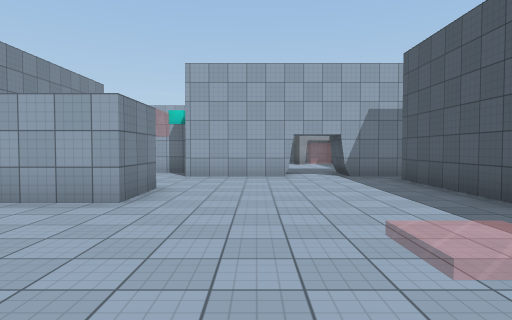
[1] (above)

20 first-person views from a walk through a scene from a Unity 3-D project. The camera is 1.5 m above the floor, tilts 2° down and sees 75° across. The floor is counted in squares, 2 m on a side. Each view is taken from the middle of a square. On the plan, view 1 faces up. The plan holds only what a view shows up to about 11 squares ahead; the rest is blank. The place goes on beyond the plan. Door leaves are left out, so doorways stand open. Surface patterns are stand-ins for the level's own textures.

[2]
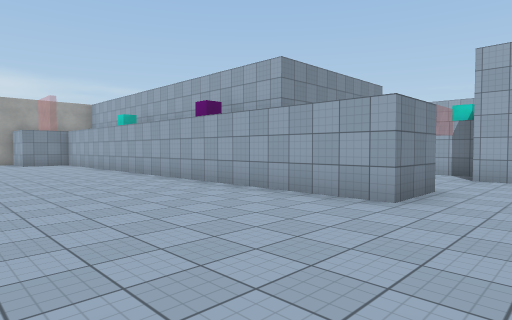

[3]
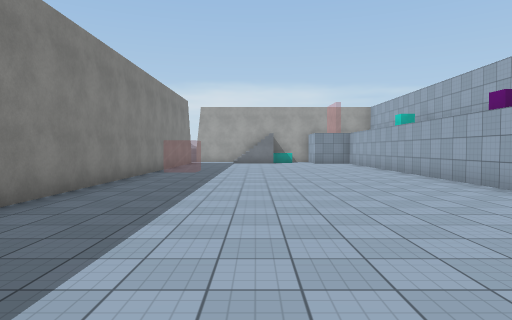

[4]
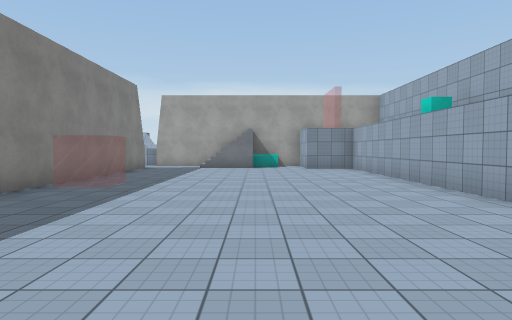

[5]
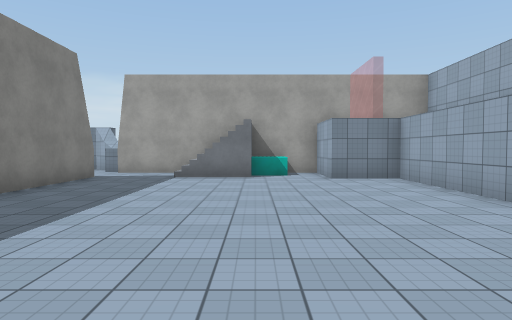

[6]
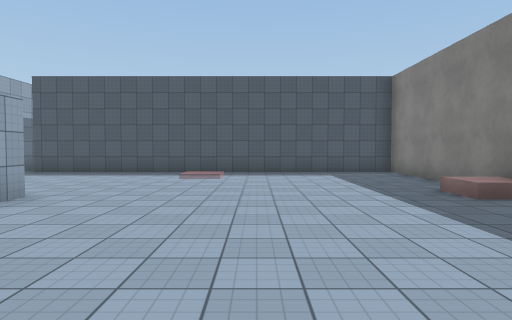

[7]
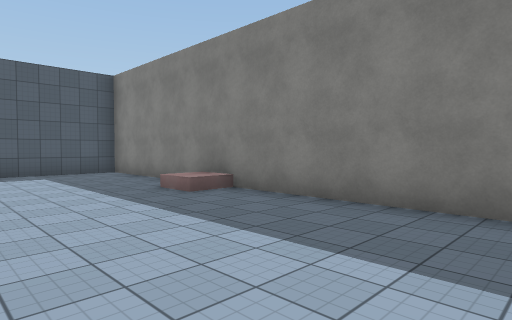

[8]
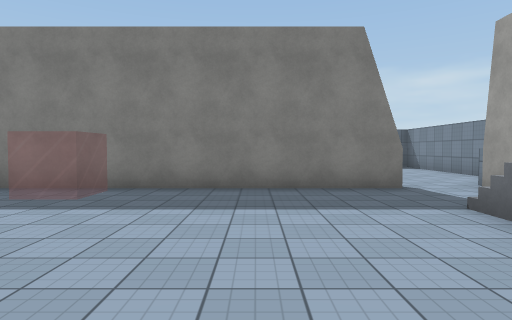

[9]
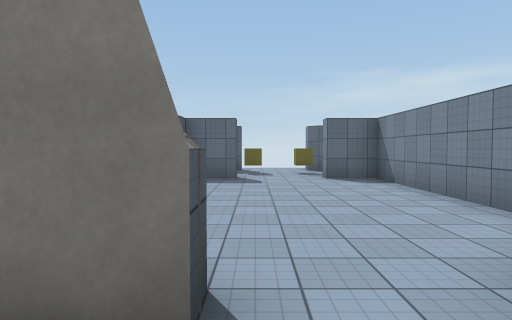

[10]
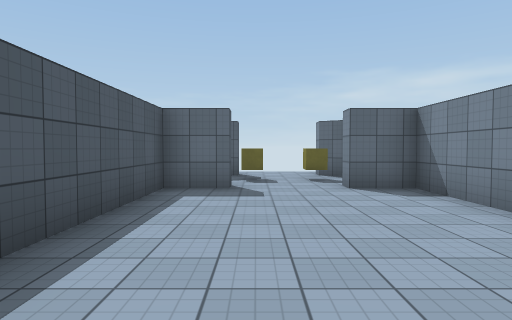

[11]
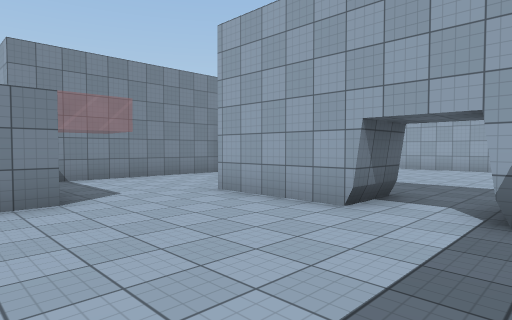

[12]
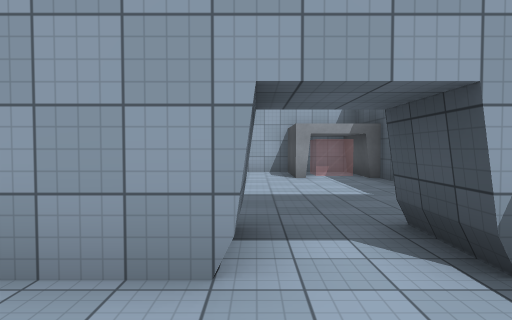

[13]
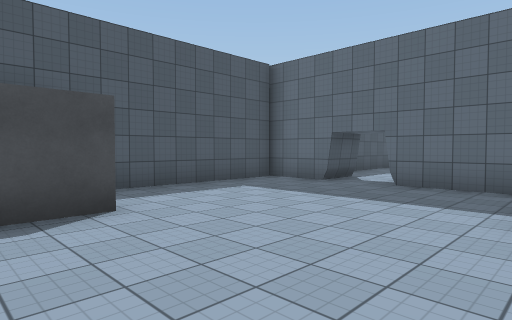

[14]
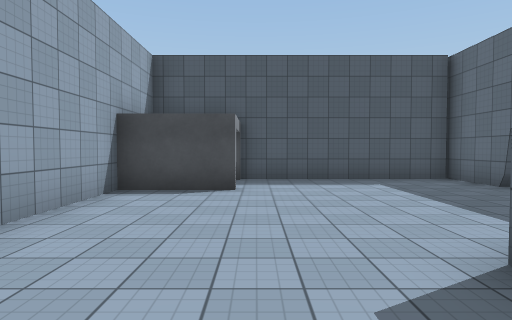

[15]
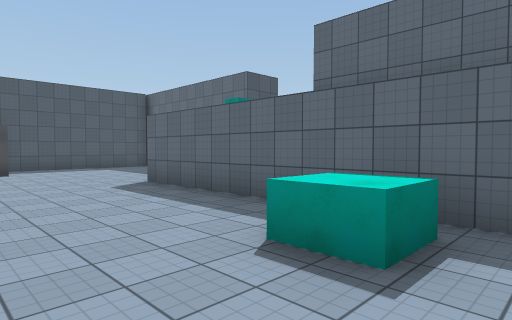

[16]
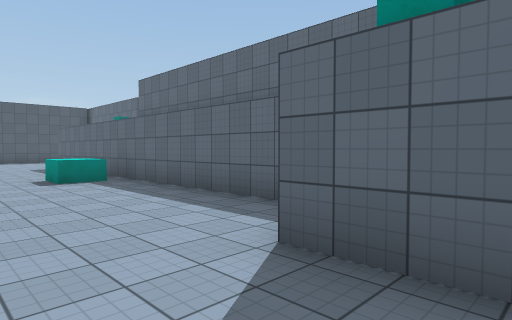

[17]
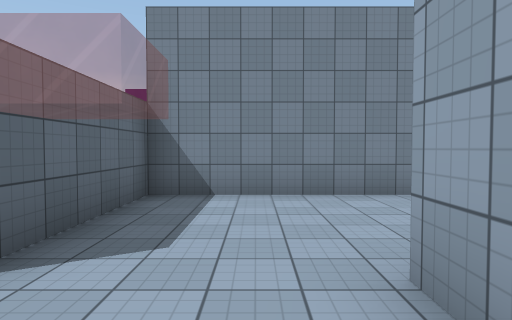

[18]
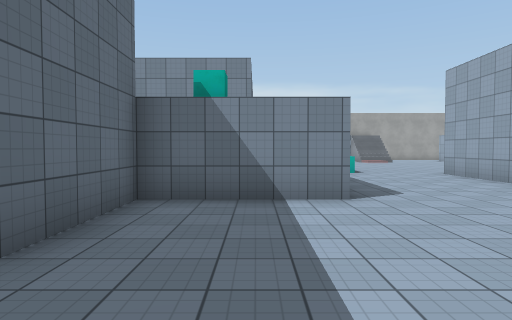

[19]
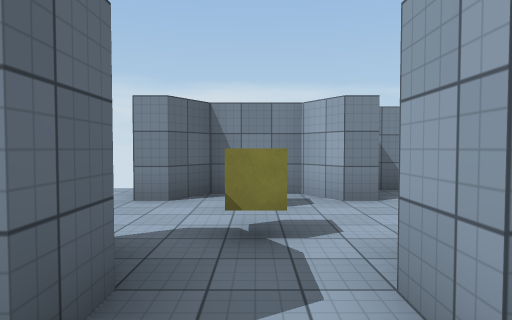

[20]
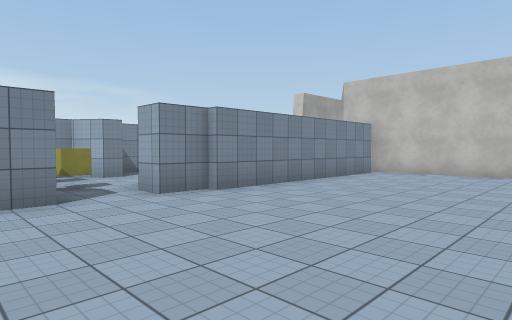

### Floor plan
Key: @ floor where view 1 was taken; # wall or solid block; . main floor; : floor 3 m higher than the main floor; / step, stairs or slope; D open door; = window, fence, low wall or low ledge; ^ raised ledge.
Columns run from 20 left of view 1 to 4 right of it. Each row starts with its distance up from view 1.
 17     . ...  ...........#=#
 16      .................#=#
 15      #......^..........DD
 14      ^......^...........#
 13        :::::::::::/.....#
 12                /  /.....#
 11          ######.. /.....#
 10               #...####.##
  9               #...###DD##
  8               #.........#
  7               #.........#
  6               #####.....#
  5    ################.....#
  4    #....................#
  3  ###.................//.#
  2  #...................//.#
  1  #==....................#
  0  #//................@...#
 -1  #//....................#
 -2  #.......=..............#
 -3  #..#####=###############
 -4  #..##....
 -5  ....#....
 -6 #....#....
 -7 #....#....
 -8 #....#....
 -9 #....#....
-10 #....#.....
-11 ##..##.....
-12 ##.^.D.....
-13 ##DD##....
-14 ..DD  ... .

Where each view was taken, in squares from view 1:
view 1: 0 up, 0 right, facing up
view 2: 0 up, 0 right, facing up-left
view 3: 0 up, 0 right, facing left
view 4: 1 up, 4 left, facing left
view 5: 1 up, 8 left, facing left
view 6: 1 up, 7 left, facing right
view 7: 1 up, 7 left, facing down-right
view 8: 3 up, 14 left, facing down
view 9: 2 down, 17 left, facing down
view 10: 4 down, 17 left, facing down
view 11: 5 up, 3 right, facing up-left
view 12: 7 up, 1 right, facing up
view 13: 17 up, 2 left, facing down-right
view 14: 15 up, 4 left, facing right
view 15: 17 up, 9 left, facing down-right
view 16: 17 up, 16 left, facing down-right
view 17: 8 up, 0 right, facing left
view 18: 12 up, 3 right, facing left
view 19: 12 down, 14 left, facing left
view 20: 14 down, 10 left, facing up-left
